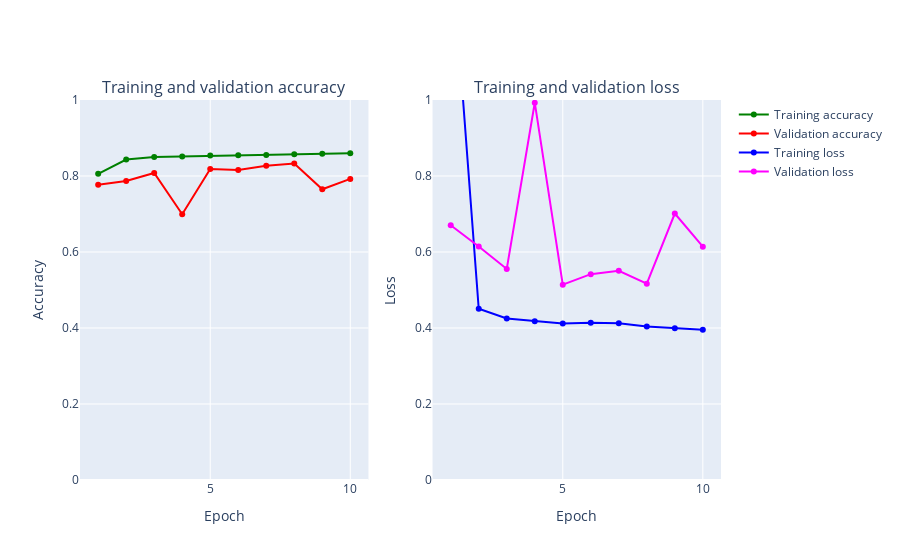

Write notebook code for a chart like this one.
### Code cell
%%time
from keras.layers import BatchNormalization
fashion_model_batch = Sequential()
fashion_model_batch.add(Conv2D(32, kernel_size=(3, 3),activation='linear',input_shape=(28,28,1)))

fashion_model_batch.add(Conv2D(64, (3, 3), activation='linear'))
fashion_model_batch.add(BatchNormalization())
fashion_model_batch.add(Flatten())
fashion_model_batch.add(Dense(128, activation='linear'))
fashion_model_batch.add(Dense(num_classes, activation='softmax'))
fashion_model_batch.compile(loss='categorical_crossentropy', optimizer=keras.optimizers.Adam(),metrics=['accuracy'])
fashion_model_batch.summary()

early_stopping = EarlyStopping(monitor='val_loss', patience=5, verbose=1, mode='auto')
h_callback = fashion_model_batch.fit(X_train, y_train, epochs = 100, batch_size=128,validation_data=(X_val, y_val),callbacks=[early_stopping])


# Plot train vs test loss during training 
plot_accuracy_and_loss(h_callback)
# evaluate on test set
score = fashion_model.evaluate(X_test, y_test, verbose=0)
print('Test loss:', score[0])
print('Test accuracy:', score[1])

### Figure 1 — Plotly figure (JSON) as saved in the notebook; plotly's stock layout.template omitted (floating-point values rounded to 4 significant figures)
{"data": [{"marker": {"color": "Green"}, "mode": "markers+lines", "name": "Training accuracy", "text": ["1", "2", "3", "4", "5", "6", "7", "8", "9", "10"], "type": "scatter", "x": [1, 2, 3, 4, 5, 6, 7, 8, 9, 10], "xaxis": "x", "y": [0.8058, 0.8432, 0.8503, 0.8514, 0.8538, 0.8549, 0.8552, 0.8574, 0.8587, 0.8598], "yaxis": "y"}, {"marker": {"color": "Red"}, "mode": "markers+lines", "name": "Validation accuracy", "text": ["1", "2", "3", "4", "5", "6", "7", "8", "9", "10"], "type": "scatter", "x": [1, 2, 3, 4, 5, 6, 7, 8, 9, 10], "xaxis": "x", "y": [0.7771, 0.7868, 0.8081, 0.6993, 0.8184, 0.8158, 0.8268, 0.8326, 0.765, 0.7923], "yaxis": "y"}, {"marker": {"color": "Blue"}, "mode": "markers+lines", "name": "Training loss", "text": ["1", "2", "3", "4", "5", "6", "7", "8", "9", "10"], "type": "scatter", "x": [1, 2, 3, 4, 5, 6, 7, 8, 9, 10], "xaxis": "x2", "y": [1.433, 0.4505, 0.4253, 0.418, 0.4119, 0.4136, 0.4123, 0.4038, 0.3992, 0.3955], "yaxis": "y2"}, {"marker": {"color": "Magenta"}, "mode": "markers+lines", "name": "Validation loss", "text": ["1", "2", "3", "4", "5", "6", "7", "8", "9", "10"], "type": "scatter", "x": [1, 2, 3, 4, 5, 6, 7, 8, 9, 10], "xaxis": "x2", "y": [0.6702, 0.6145, 0.5554, 0.9929, 0.514, 0.5417, 0.5507, 0.5165, 0.7013, 0.6139], "yaxis": "y2"}], "layout": {"annotations": [{"font": {"size": 16}, "showarrow": false, "text": "Training and validation accuracy", "x": 0.225, "xanchor": "center", "xref": "paper", "y": 1, "yanchor": "bottom", "yref": "paper"}, {"font": {"size": 16}, "showarrow": false, "text": "Training and validation loss", "x": 0.775, "xanchor": "center", "xref": "paper", "y": 1, "yanchor": "bottom", "yref": "paper"}], "xaxis": {"anchor": "y", "domain": [0, 0.45], "title": {"text": "Epoch"}}, "xaxis2": {"anchor": "y2", "domain": [0.55, 1], "title": {"text": "Epoch"}}, "yaxis": {"anchor": "x", "domain": [0, 1], "range": [0, 1], "title": {"text": "Accuracy"}}, "yaxis2": {"anchor": "x2", "domain": [0, 1], "range": [0, 1], "title": {"text": "Loss"}}}}
